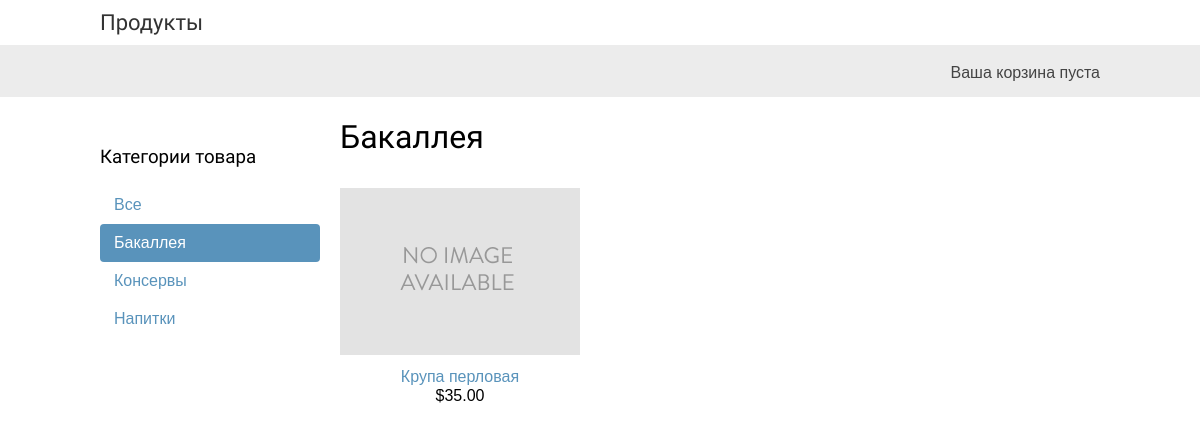
Page /bakalleya/ on the earlier database version.
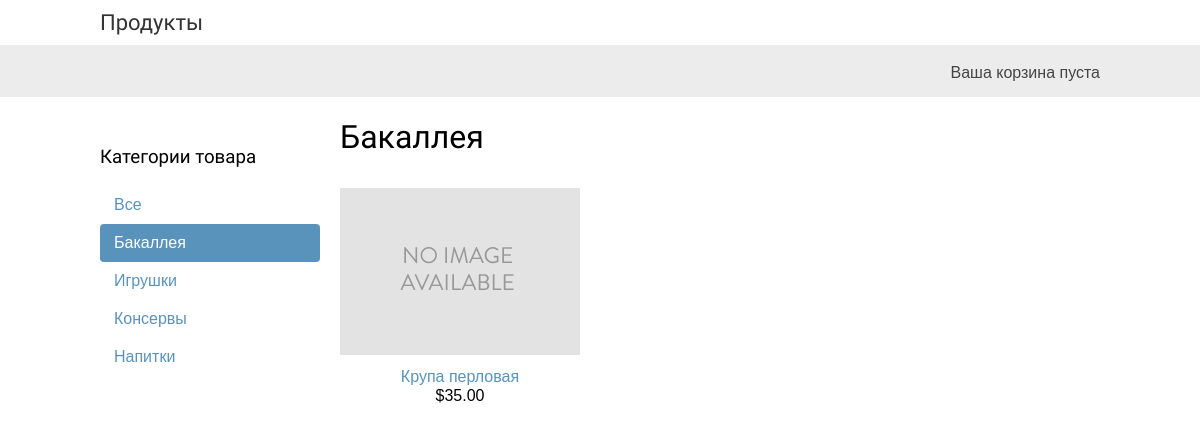
Same page on the later database version.
### shop/models.py (models this page shows, shortened)
class Category(models.Model):
  name = models.CharField(max_length=200)
  slug = models.SlugField(max_length=200, unique=True)
  class Meta:
    ordering = ['name']
    indexes = [
      models.Index(fields=['name']),
      ]
    verbose_name = 'Категория'
    verbose_name_plural = 'Категории'
  def get_absolute_url(self):
    return reverse('shop:product_list_by_category', args=[self.slug])

class Product(models.Model):
  category = models.ForeignKey(Category, related_name='products', on_delete=models.CASCADE)
  name = models.CharField(max_length=200)
  slug = models.SlugField(max_length=200)
  image = models.ImageField(upload_to='products/%Y/%m/%d', blank=True)
  description = models.TextField(blank=True)
  price = models.DecimalField(max_digits=10, decimal_places=2)
  available = models.BooleanField(default=True)
  created = models.DateTimeField(auto_now_add=True)
  updated = models.DateTimeField(auto_now=True)
  class Meta:
    ordering = ['name']
    indexes = [
      models.Index(fields=['id', 'slug']),
      models.Index(fields=['name']),
      models.Index(fields=['-created']),
      ]
    verbose_name = 'Товар'
    verbose_name_plural = 'Товары'
  def get_absolute_url(self):
    return reverse('shop:product_detail', args=[self.id, self.slug])

### shop/views.py (the view)
# urls.py: path('', views.product_list, name='product_list'),
def product_list(request, category_slug=None):
    category = None
    categories = Category.objects.all()
    products = Product.objects.filter(available=True)
    if category_slug:
        category = get_object_or_404(Category, slug=category_slug)
        products = products.filter(category=category)
    return render(request,
                  'shop/product/list.html',
                  {'category': category,
                   'categories': categories,
                   'products': products})

### cart/cart.py (called while the page is built)
    def __len__(self):
        return sum(item['quantity'] for item in self.cart.values())

### cart/context_processors.py (called while the page is built)
def cart(request):
    return {'cart': Cart(request)}

### shop/templates/shop/product/list.html (shortened to what this page needs)
{% extends "shop/base.html" %}
{% load static %}
{% block content %}
  <div id="sidebar">
    <h3>Категории товара</h3>
    <ul>
      <li {% if not category %}class="selected"{% endif %}>
        <a href="{% url 'shop:product_list' %}">Все</a>
      </li>
      {% for c in categories %}
        <li {% if category.slug == c.slug %}class="selected"{% endif %}>
          <a href="{{ c.get_absolute_url }}">{{ c.name }}</a>
        </li>
      {% endfor %}
    </ul>
  </div>
  <div id="main" class="product-list">
    <h1>{% if category %}{{ category.name }}{% else %}Продукты{% endif %}</h1>
    {% for product in products %}
      <div class="item">
        <a href="{{ product.get_absolute_url }}">
          <img src="{% if product.image %}{{ product.image.url }}{% else %}{% static 'img/no_image.png' %}{% endif %}">
        </a>
        <a href="{{ product.get_absolute_url }}">{{ product.name }}</a>
        <br>
        ${{ product.price }}
      </div>
    {% endfor %}
  </div>
{% endblock %}

### shop/templates/shop/base.html (shortened to what this page needs)
{% load static %}
<!DOCTYPE html>
  <head>
    <link href="{% static 'css/base.css' %}" rel="stylesheet">
  </head>
  <body>
    <div id="header">
      <a href="/" class="logo">Продукты</a>
    </div>
    <div id="subheader">
      <div class="cart">
        {% with total_items=cart|length %}
     {% if total_items > 0 %}
    Корзина:
 <a href="{% url 'cart:cart_detail' %}">
 {{ total_items }} мест на
 {{ cart.get_total_price }} ₽
 </a>
 {% else %}
 Ваша корзина пуста
 {% endif %}
 {% endwith %}
      </div>
    </div>
    <div id="content">
      {% block content %}
      {% endblock %}
    </div>
  </body>
</html>

### shop/static/css/base.css (style rules this page uses)
body { margin:0; padding:0; font-family:helvetica, sans-serif; }
h1, h2, h3, h4, h5 , h6 { font-family: 'Ubuntu', sans-serif; font-weight:normal; }
a { text-decoration:none; color:#5993bb; }
#header { padding:10px 100px; font-size:18px; overflow:auto; }
#subheader { background:#ececec; color:#444; padding:15px 100px; overflow:auto; }
#header .logo { font-family: 'Ubuntu', sans-serif; float:left; color:#333; font-size:22px; margin-right:10%; }
#subheader .cart { float:right; padding-top:4px; }
#content { padding:0 100px; overflow:hidden; }
#sidebar { width:220px; padding:30px 20px 0 0; float:left; }
#sidebar ul { margin:0; padding:0; }
#sidebar ul li { margin:0; list-style:none; padding:10px 14px; }
#sidebar ul li a { display:block; }
#sidebar ul li.selected { background:#5993bb; border-radius:4px; }
#sidebar ul li.selected a { color:#fff; }
#main { float:left; width: 96%; margin-right:-220px; overflow:hidden; }
.product-list .item { width:25%; padding:10px 20px 10px 0; float:left; text-align:center; line-height:1.2; }
.product-list .item img { width:100%; margin-bottom:8px; }

Differences in the rows shown:
added Category: name "Игрушки"
